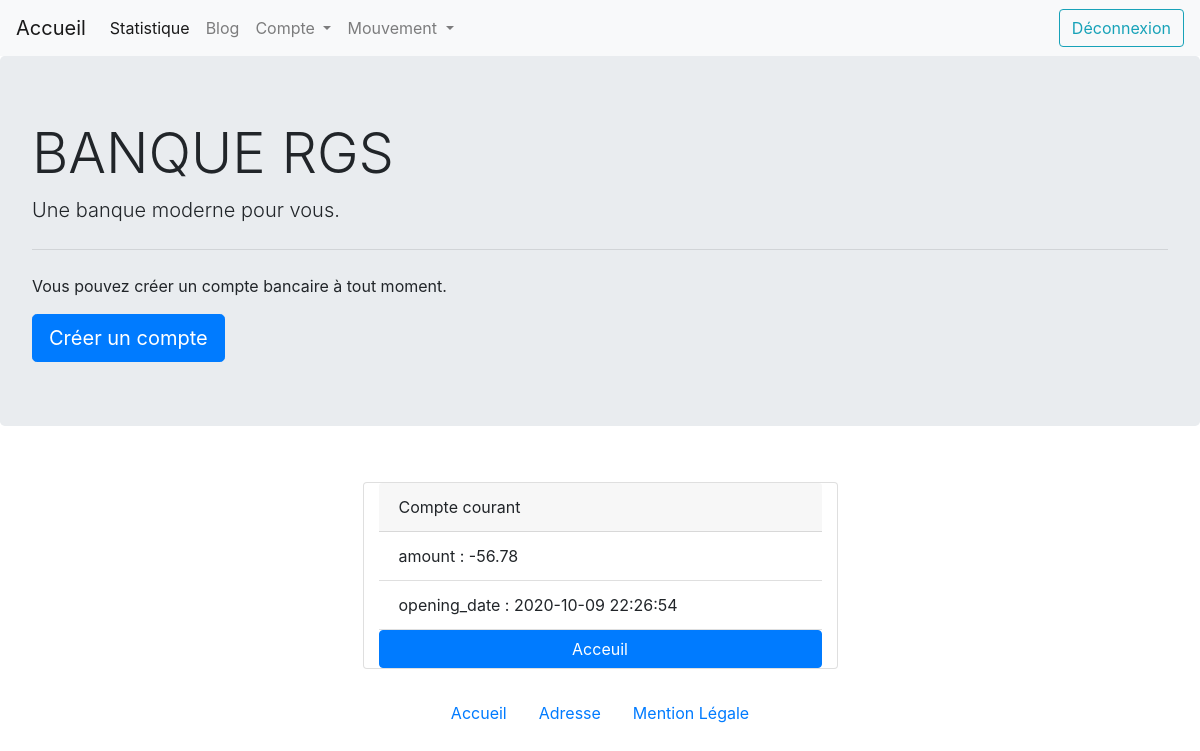
Page /showaccount.php?id=4 (signed in) on the committed database.
### tables this page shows
CREATE TABLE Account(
  id INT UNSIGNED NOT NULL AUTO_INCREMENT,
  amount DECIMAL(11,2) NOT NULL,
  opening_date TIMESTAMP NOT NULL,
  account_type VARCHAR(50) NOT NULL,
  user_id INT UNSIGNED,
  PRIMARY KEY (id),
  FOREIGN KEY (user_id) REFERENCES User(id)
);

### showaccount.php (the view, shortened to what this page needs)
<?php
  include "template/nav.php";
  include "template/header.php";
 ?>
<?php
  if (!empty($_GET["id"]) && isset($_GET["id"])):
    $account_id = test_input($_GET["id"]);
    $con = $db->prepare(
      "SELECT a.amount, a.opening_date, a.account_type
      FROM Account AS a
      WHERE a.id = :id_account"
    );
    $results = $con->execute([
      "id_account" => $account_id
    ]);
    $account_user = $con->fetch(PDO::FETCH_ASSOC);
  endif;
?>
<div class="container">
  <div class="row">
    <div class="card col-10 col-md-5 mx-auto my-4" style="width: 18rem;">
      <div class="card-header">
        <?php echo $account_user["account_type"] ?>
      </div>
      <ul class="list-group list-group-flush">
        <?php foreach ($account_user as $key => $account): ?>
          <?php if ($key !== "account_type"): ?>
            <li class="list-group-item"><?php echo $key . ' : ' . $account; ?></li>
          <?php endif; ?>
        <?php endforeach; ?>
      </ul>
      <a href="index.php" class="btn btn-primary">Acceuil</a>
    </div>
  </div>
</div>
<?php
  include "template/footer.php";
 ?>

### rows in the picture
account: account_type "Compte courant", amount "-56.78", opening_date "2020-10-09 22:26:54"

### other values in the picture
$key "amount"
$key "opening_date"
